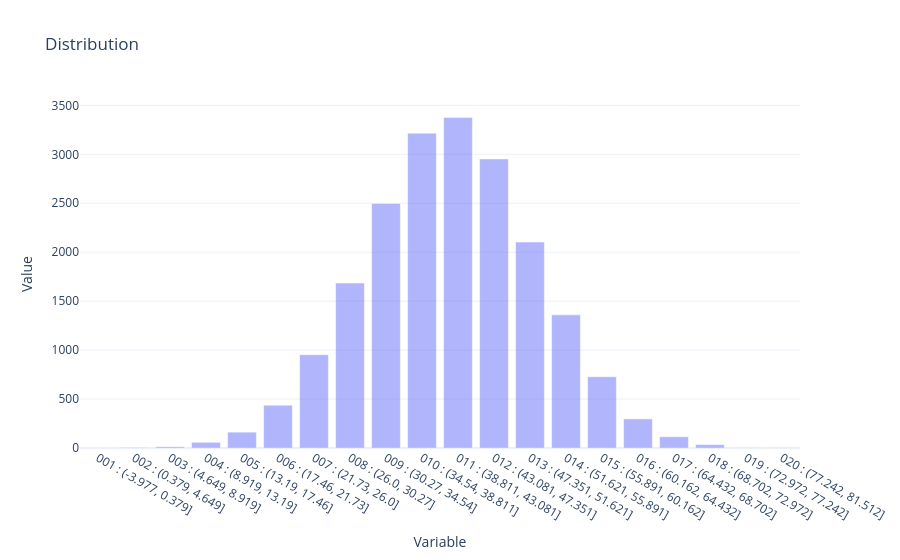

Write notebook code for a chart like this one.
### Code cell
plot_distribution(df['age'], sample_weights=None, var_name="", nbins=20)

### Figure 1 — Plotly figure (JSON) as saved in the notebook; plotly's stock layout.template omitted (floating-point values rounded to 4 significant figures)
{"data": [{"name": "Exposure", "opacity": 0.5, "type": "bar", "x": ["001 : (-3.977, 0.379]", "002 : (0.379, 4.649]", "003 : (4.649, 8.919]", "004 : (8.919, 13.19]", "005 : (13.19, 17.46]", "006 : (17.46, 21.73]", "007 : (21.73, 26.0]", "008 : (26.0, 30.27]", "009 : (30.27, 34.54]", "010 : (34.54, 38.811]", "011 : (38.811, 43.081]", "012 : (43.081, 47.351]", "013 : (47.351, 51.621]", "014 : (51.621, 55.891]", "015 : (55.891, 60.162]", "016 : (60.162, 64.432]", "017 : (64.432, 68.702]", "018 : (68.702, 72.972]", "019 : (72.972, 77.242]", "020 : (77.242, 81.512]"], "y": [1.0, 4.0, 13.0, 58.0, 162.0, 437.0, 953.0, 1685.0, 2498.0, 3216.0, 3377.0, 2953.0, 2104.0, 1360.0, 728.0, 297.0, 115.0, 35.0, 2.0, 2.0]}], "layout": {"legend": {"orientation": "h", "x": 0, "xanchor": "left", "y": 1.02, "yanchor": "bottom"}, "title": {"text": "Distribution"}, "xaxis": {"anchor": "y", "domain": [0, 1], "title": {"text": "Variable"}, "type": "category"}, "yaxis": {"anchor": "x", "domain": [0, 1], "title": {"text": "Value"}}}}
